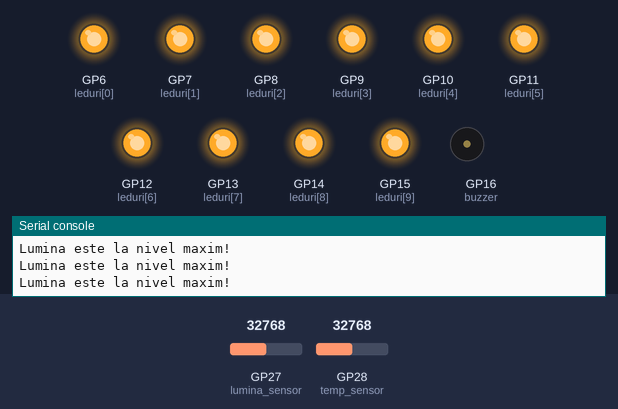
Recording of a program running on a simulated Raspberry Pi Pico running MicroPython. Shown: output pins drawn as LEDs (lit = HIGH), buzzer (waves = sounding, pin HIGH), the last lines printed to the serial console. The inputs (shaded band) are chosen by the test bench; at power-on: GP28 (temp_sensor) = 32768, GP27 (lumina_sensor) = 32768 (analog values on the 0–65535 scale).

Above: at 1.2 s.
1.3 s: GP28 (temp_sensor) set to 35472
At 1.45 s:
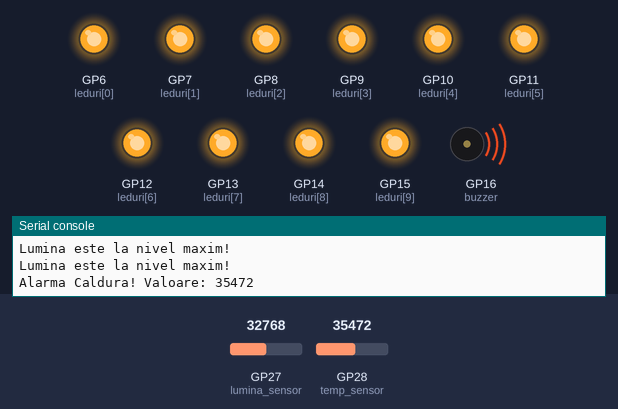
4.3 s: GP27 (lumina_sensor) set to 15488
7.3 s: GP27 (lumina_sensor) set to 14272
At 7.47 s:
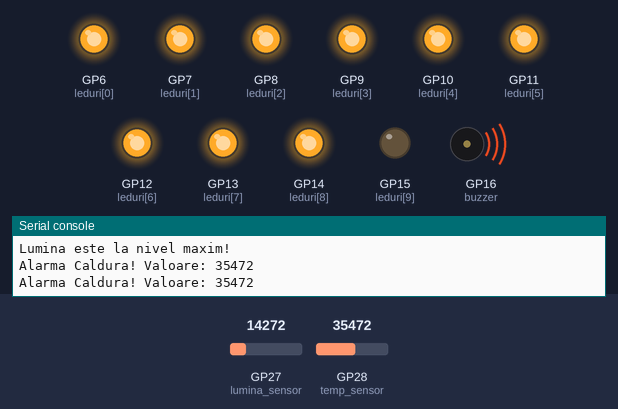
10.3 s: GP27 (lumina_sensor) set to 7864
At 10.48 s:
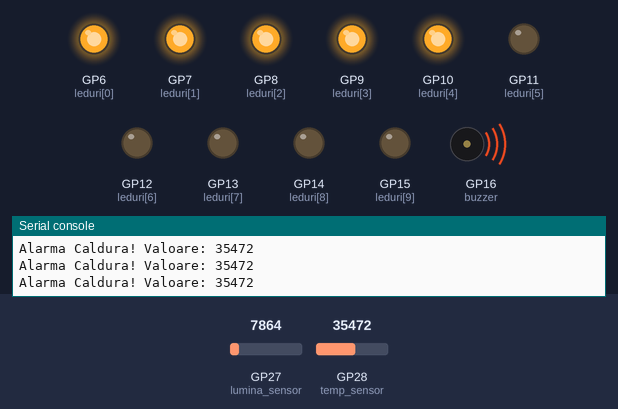
13.3 s: GP27 (lumina_sensor) set to 7120
At 13.48 s:
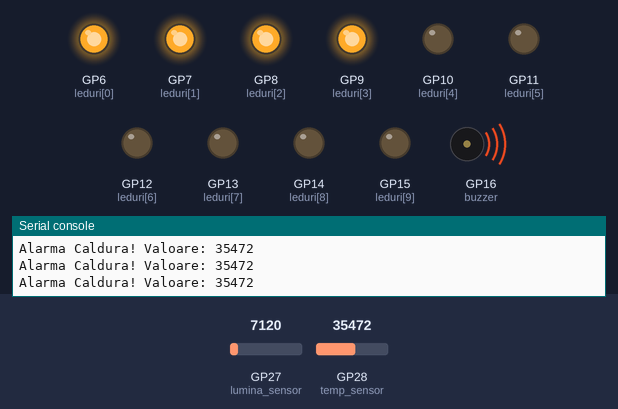
16.3 s: GP27 (lumina_sensor) set to 0
At 16.49 s:
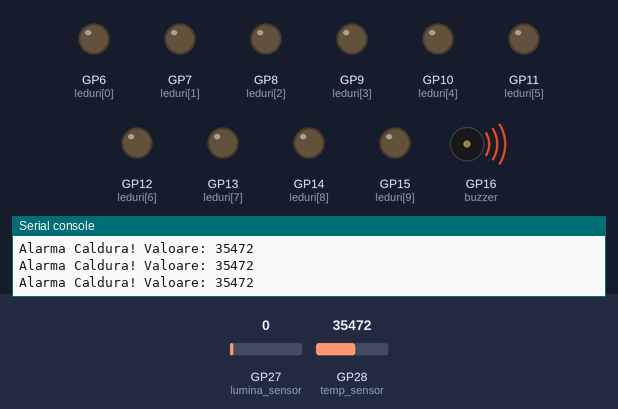
Timing chart, 0 to 20.3 s (numbered marks = the images above; inputs shaded):
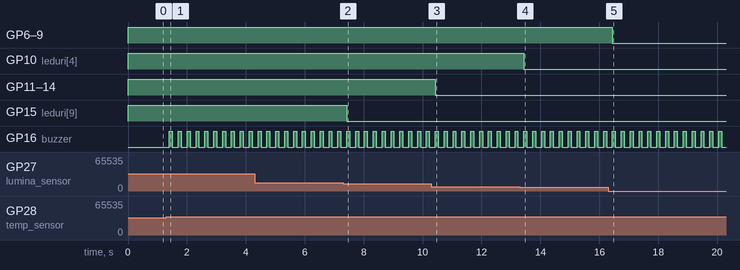

The program:

main.py
```python
from machine import Pin, ADC
import time

lumina_sensor = ADC(Pin(27))
temp_sensor = ADC(Pin(28))
buzzer = Pin(16, Pin.OUT)
pini_led = [6, 7, 8, 9, 10, 11, 12, 13, 14, 15]
leduri = [Pin(p, Pin.OUT) for p in pini_led]

print("Smart Plant Monitor pornit!")

while True:
    val_L = lumina_sensor.read_u16()
    val_T = temp_sensor.read_u16()

    nr_leduri = int((val_L / 15000) * 10)
    if nr_leduri > 10: nr_leduri = 10

    if nr_leduri == 10:
        print("Lumina este la nivel maxim!")

    for i in range(10):
        leduri[i].value(1 if i < nr_leduri else 0)

    if val_T > 35000:
        print(f"Alarma Caldura! Valoare: {val_T}")
        buzzer.value(1)
        time.sleep(0.1)
        buzzer.value(0)

    time.sleep(0.2)
```

Measured:
- the behaviour switches between 34992 and 35008 on GP28 (temp_sensor) (found by bisection; images 0 and 1)
- the behaviour switches between 15008 and 14992 on GP27 (lumina_sensor) (found by bisection; images 1 and 2)
- the behaviour switches between 7504 and 7488 on GP27 (lumina_sensor) (found by bisection; images 3 and 4)
- after the input at 1.3 s, GP16 (buzzer): alternates HIGH for 0.10 s and LOW for 0.20 s, starting after 0.11 s
- after the input at 7.3 s, GP15 (leduri[9]): HIGH → LOW after 0.13 s
- after the input at 10.3 s, GP11 (leduri[5]), GP12 (leduri[6]), GP13 (leduri[7]), GP14 (leduri[8]): HIGH → LOW after 0.13 s
- after the input at 13.3 s, GP10 (leduri[4]): HIGH → LOW after 0.14 s
- after the input at 16.3 s, GP6 (leduri[0]), GP7 (leduri[1]), GP8 (leduri[2]), GP9 (leduri[3]): HIGH → LOW after 0.15 s
